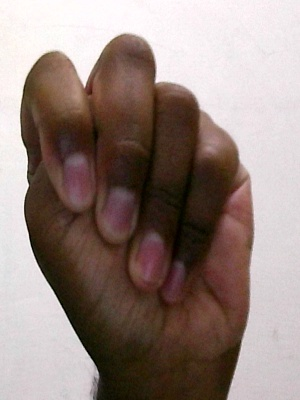
#> input picture Dataset/captured_for_test/A/51.jpg, 300 x 400 px, given in place of the camera
$ jupyter execute --allow-errors main_code.ipynb   (text cells are left out)
#> lines starting #> are read from the running program, lines starting #| are printed output that depends on the picture
[cell 1]
import cv2
import matplotlib.pyplot as plt
import numpy as np
import os
import time
import datetime
import random
import tensorflow as tf
import keras
from keras.models import Sequential
from keras.layers import Conv2D
from keras.layers import MaxPooling2D
from keras.layers import Flatten
from keras.layers import Dense, Dropout, Activation
from tensorflow.keras.models import model_from_json
from keras.preprocessing.image import ImageDataGenerator ## Reference - https://keras.io/preprocessing/image/
from sklearn.metrics import confusion_matrix, classification_report

[cell 2]
path = "C:/Users/User/Project---Real-Time-Hand-Gesture-Detection/Dataset/"
Model = "C:/Users/User/Project---Real-Time-Hand-Gesture-Detection/Model/"
training_Dataset_Path = path + "train"
testing_Dataset_Path = path + "test"
training_BatchSize = 5
testing_BatchSize = 5
size_of_image = 126

[cell 3]
## Creating Folder to Store Images
os.mkdir(os.path.join(path, "train"))
os.mkdir(os.path.join(path, "test"))
os.mkdir(os.path.join(path, "captured_for_train"))
os.mkdir(os.path.join(path, "captured_for_test"))
for i in range(26):
    label = chr(ord('A') + i)
    os.mkdir(os.path.join(path + "train", label))
    os.mkdir(os.path.join(path + "test", label))
    os.mkdir(os.path.join(path + "captured_for_train", label))
    os.mkdir(os.path.join(path + "captured_for_test", label))

[cell 4]
## Display SideBar
def sidebar(dict, frame):
    for i in range(26):
        label = chr(ord('A') + i)
        cv2.putText(frame, label + " :: " + str(dict[label]), (10, 10 + i * 15), cv2.FONT_HERSHEY_PLAIN, 1, (0, 0, 0), 2)

[cell 5]
## Count of Images Present in the Folder
def Count(directory):
    dict = {}
    for i in range(26):
        label = chr(ord('A') + i)
        dict[label] = len(os.listdir(path + directory + "/" + label))
    return dict

[cell 6]
## Original Image ==> Gray Scale Image ==> Apply Gaussian Blur Filter
def get_Filtered_Image(frame, size_of_frame):
    gray = cv2.cvtColor(frame, cv2.COLOR_BGR2GRAY)
    blur = cv2.GaussianBlur(gray, (5, 5), 2)
#     cv2.imshow("After applying Gaussian Blur", blur)
    minValue = 70
    th = cv2.adaptiveThreshold(blur, 255, cv2.ADAPTIVE_THRESH_GAUSSIAN_C, cv2.THRESH_BINARY_INV, 11, 2)
    ret, output = cv2.threshold(th, minValue, 255, cv2.THRESH_BINARY_INV + cv2.THRESH_OTSU)
    output = cv2.resize(output, (size_of_frame, size_of_frame))
    return output

[cell 7]
## Collecting Images ........
def COLLECT_IMAGES(directory):
#> called with directory = 'captured_for_train'
    cap = cv2.VideoCapture(0)
    max_frame_to_be_printed = 3
    while(1):
        ret, frame = cap.read()
#> frame is the input picture: shape (400, 300, 3); mean B, G, R 126.1, 132.3, 149.1
        frame = cv2.flip(frame, 1)
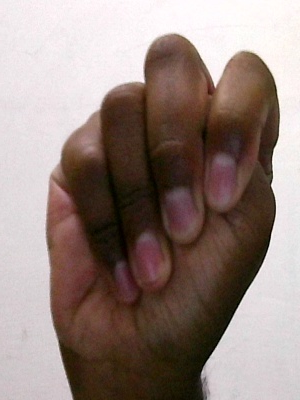
#> frame: shape (400, 300, 3); mean B, G, R 126.1, 132.3, 149.1

        ## Displaying SideBar
        cnt = Count(directory)
        sidebar(cnt, frame)

        ## ROI
        x1 = int(0.5 * frame.shape[1])
        y1 = 10
        x2 = frame.shape[1] - 10
        y2 = int(0.5 * frame.shape[1])
        cv2.rectangle(frame, (220 - 1, 9), (620 + 1, 419), (255, 255, 255), 1)
        ROI = frame[10:410, 220:520]

        ## Original Image ==> Gray Scale Image ==> Apply Gaussian Blur Filter
        output = get_Filtered_Image(ROI, 300)
        cv2.imshow("ROI", output)
        cv2.imshow("Original", frame)

        ## Interrupt Handling
        interrupt = cv2.waitKey(1)
        if(interrupt == 27): ## Esc to close the WebCam
            break
        if(interrupt > 123 or interrupt < 97): ## Ignoring All other interrupt
            continue
        label = chr(interrupt - 97 + ord('A'))
        imgName = path + directory + "/" + label + "/" + str(cnt[label]) + ".jpg"
        status = cv2.imwrite(imgName, ROI)
        if(max_frame_to_be_printed > 0):
            plt.imshow(frame)
            plt.title("User Showing Alphabet " + label)
            plt.show()
            max_frame_to_be_printed -= 1

    cv2.destroyAllWindows()
    cap.release()

#> (a cell that did not finish here is left out)

#> (a cell that did not finish here is left out)

cnt = Count("captured_for_test")
print(len(cnt))
print(cnt)

[cell 10]
## Splitting into 80-20 % (80% training, 20% testing)
def preprocess(from_directory, to_directory, iss = False):
    cnt = 0
    for i in range(26):
        label = chr(ord('A') + i)
        directory = path + from_directory + "/" + label
        for _, _, folder in os.walk(directory):
            Len = len(folder)
            idx = [j for j in range(Len)]
            random.shuffle(idx)
            for j in range(Len):
                cnt += 1
                if(iss == False):
                    continue
                imgName = str(idx[j]) + ".jpg"
                imgPath = directory + "/" + imgName
                img = cv2.imread(imgPath);
                img = get_Filtered_Image(img, size_of_image)
                newPath = path + to_directory + "/" + label + "/" + imgName
                cv2.imwrite(newPath, img)

    return cnt

[cell 11]
## Pass, is = True, when you need preprocessing
num_of_training_images = preprocess("captured_for_train", "train")
num_of_testing_images = preprocess("captured_for_test", "test")
#> `img = cv2.resize(img, (size_of_image, size_of_image))`:
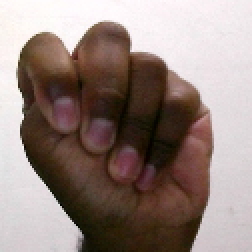
#> img: shape (126, 126, 3) (shown 2 times larger); mean B, G, R 126, 132.2, 149
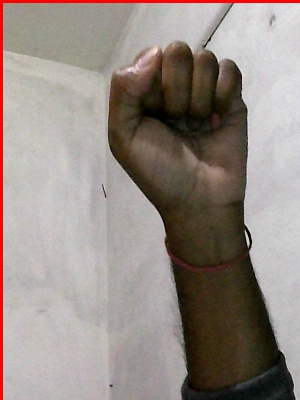
#> input picture Dataset/captured/B/28.jpg, 300 x 400 px, found by its file name
#> further down, img is the input picture: shape (400, 300, 3); mean B, G, R 132.6, 139, 149.5
#> `img = cv2.resize(img, (size_of_image, size_of_image))`:
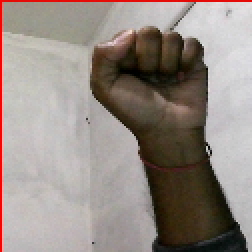
#> img: shape (126, 126, 3) (shown 2 times larger); mean B, G, R 132.7, 139.1, 149.5
print("number of images in training set :: ", num_of_training_images)
print("number of images in testing set :: ", num_of_testing_images)

[cell 12]
temp = []
for i in range(26):
    label = chr(ord('A') + i)
    directory = path + "test" + "/" + label
    for _, _, folder in os.walk(directory):
        temp.append(label + "/" + folder[0])

#> (the rest of this cell did not finish here and is left out)
